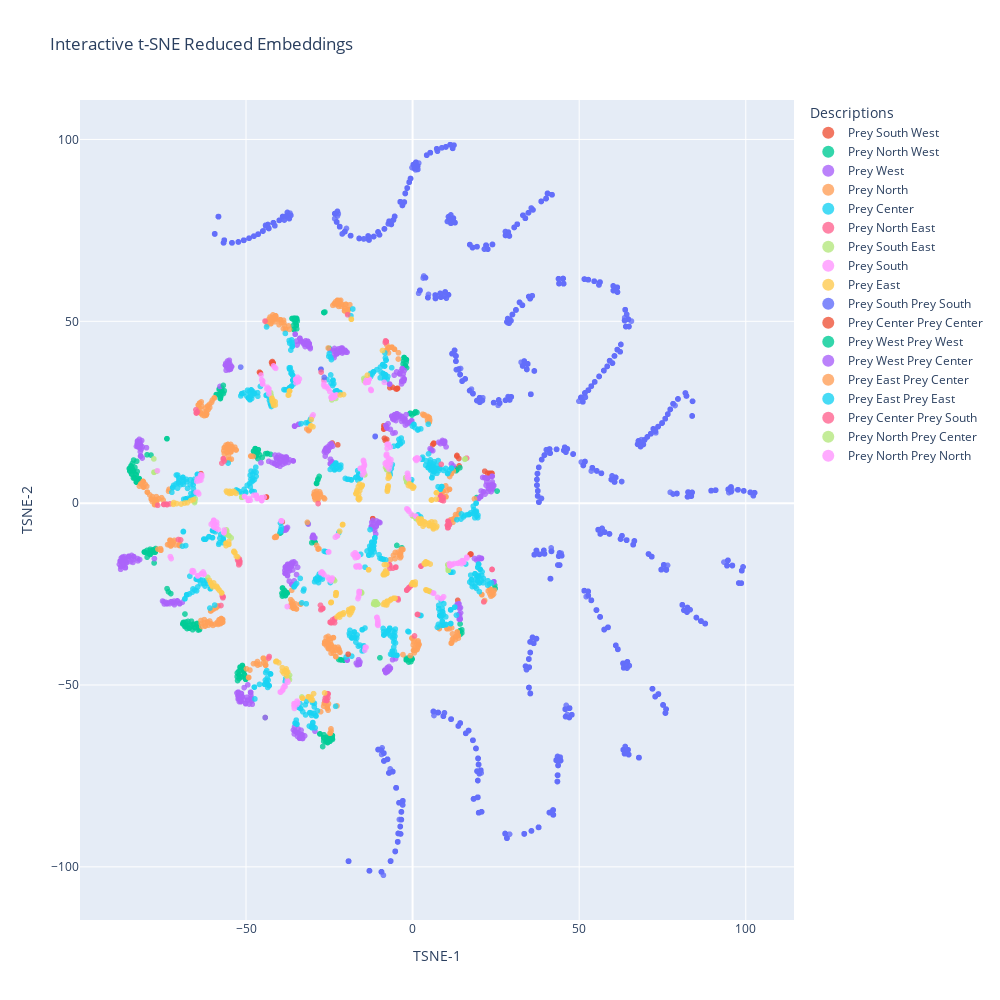

The cell this chart's notebook holds for it:
### Code cell
plot_tsne(enc_obs, labels)

### Figure 1 — Plotly figure (JSON) as saved in the notebook; plotly's stock layout.template omitted (floating-point values rounded to 4 significant figures; data arrays with more than 128 entries replaced by an {"elided": "..."} marker saying what was removed)
{"data": [{"customdata": {"elided": "2342x1 str values"}, "hovertemplate": "Description=%{customdata[0]}<br>TSNE-1=%{x}<br>TSNE-2=%{y}<extra></extra>", "legendgroup": "", "marker": {"color": "#636efa", "opacity": 0.8, "size": 6, "symbol": "circle"}, "mode": "markers", "name": "", "showlegend": false, "type": "scattergl", "x": {"elided": "2342 float values"}, "xaxis": "x", "y": {"elided": "2342 float values"}, "yaxis": "y"}, {"customdata": [["Prey South West"], ["Prey South West"], ["Prey South West"], ["Prey South West"], ["Prey South West"], ["Prey South West"], ["Prey South West"], ["Prey South West"], ["Prey South West"], ["Prey South West"], ["Prey South West"], ["Prey South West"], ["Prey South West"], ["Prey South West"], ["Prey South West"], ["Prey South West"], ["Prey South West"], ["Prey South West"], ["Prey South West"], ["Prey South West"], ["Prey South West"], ["Prey South West"], ["Prey South West"], ["Prey South West"], ["Prey South West"], ["Prey South West"], ["Prey South West"], ["Prey South West"], ["Prey South West"], ["Prey South West"], ["Prey South West"], ["Prey South West"], ["Prey South West"], ["Prey South West"], ["Prey South West"], ["Prey South West"], ["Prey South West"], ["Prey South West"], ["Prey South West"], ["Prey South West"], ["Prey South West"], ["Prey South West"], ["Prey South West"], ["Prey South West"], ["Prey South West"]], "hovertemplate": "Description=%{customdata[0]}<br>TSNE-1=%{x}<br>TSNE-2=%{y}<extra></extra>", "legendgroup": "Prey South West", "marker": {"color": "#EF553B", "opacity": 0.8, "size": 6, "symbol": "circle"}, "mode": "markers", "name": "Prey South West", "showlegend": true, "type": "scattergl", "x": [-4.527, 23.16, -4.731, -5.003, -8.461, 22.49, 6.0, -6.02, -7.746, -8.445, 17.24, 17.53, 6.354, -8.669, -8.669, -8.462, 23.16, 6.331, -4.527, 17.4, -45.66, -63.52, -6.806, -42.14, -41.86, -42.14, -42.32, -45.94, -42.07, 23.81, -11.95, -11.95, -24.13, -8.649, 23.81, 21.65, -22.46, -39.1, -43.88, -43.88, -45.76, -41.86, -26.55, -8.22, 13.54], "xaxis": "x", "y": [31.56, 8.206, 31.37, 31.41, 20.85, 8.261, 16.07, 31.87, 17.53, 17.85, -14.14, -14.03, 16.51, 20.38, 20.38, 20.85, 8.206, 16.37, 31.56, -13.97, 35.77, 8.121, 31.73, 38.25, 38.54, 38.25, 38.71, 36.01, 38.94, 8.18, -4.271, -4.271, 16.54, 21.29, 8.18, 8.782, 16.03, -5.124, 1.676, 1.676, 35.77, 38.54, 33.79, 17.26, -26.73], "yaxis": "y"}, {"customdata": {"elided": "260x1 str values"}, "hovertemplate": "Description=%{customdata[0]}<br>TSNE-1=%{x}<br>TSNE-2=%{y}<extra></extra>", "legendgroup": "Prey North West", "marker": {"color": "#00cc96", "opacity": 0.8, "size": 6, "symbol": "circle"}, "mode": "markers", "name": "Prey North West", "showlegend": true, "type": "scattergl", "x": {"elided": "260 float values"}, "xaxis": "x", "y": {"elided": "260 float values"}, "yaxis": "y"}, {"customdata": {"elided": "514x1 str values"}, "hovertemplate": "Description=%{customdata[0]}<br>TSNE-1=%{x}<br>TSNE-2=%{y}<extra></extra>", "legendgroup": "Prey West", "marker": {"color": "#ab63fa", "opacity": 0.8, "size": 6, "symbol": "circle"}, "mode": "markers", "name": "Prey West", "showlegend": true, "type": "scattergl", "x": {"elided": "514 float values"}, "xaxis": "x", "y": {"elided": "514 float values"}, "yaxis": "y"}, {"customdata": {"elided": "467x1 str values"}, "hovertemplate": "Description=%{customdata[0]}<br>TSNE-1=%{x}<br>TSNE-2=%{y}<extra></extra>", "legendgroup": "Prey North", "marker": {"color": "#FFA15A", "opacity": 0.8, "size": 6, "symbol": "circle"}, "mode": "markers", "name": "Prey North", "showlegend": true, "type": "scattergl", "x": {"elided": "467 float values"}, "xaxis": "x", "y": {"elided": "467 float values"}, "yaxis": "y"}, {"customdata": {"elided": "620x1 str values"}, "hovertemplate": "Description=%{customdata[0]}<br>TSNE-1=%{x}<br>TSNE-2=%{y}<extra></extra>", "legendgroup": "Prey Center", "marker": {"color": "#19d3f3", "opacity": 0.8, "size": 6, "symbol": "circle"}, "mode": "markers", "name": "Prey Center", "showlegend": true, "type": "scattergl", "x": {"elided": "620 float values"}, "xaxis": "x", "y": {"elided": "620 float values"}, "yaxis": "y"}, {"customdata": [["Prey North East"], ["Prey North East"], ["Prey North East"], ["Prey North East"], ["Prey North East"], ["Prey North East"], ["Prey North East"], ["Prey North East"], ["Prey North East"], ["Prey North East"], ["Prey North East"], ["Prey North East"], ["Prey North East"], ["Prey North East"], ["Prey North East"], ["Prey North East"], ["Prey North East"], ["Prey North East"], ["Prey North East"], ["Prey North East"], ["Prey North East"], ["Prey North East"], ["Prey North East"], ["Prey North East"], ["Prey North East"], ["Prey North East"], ["Prey North East"], ["Prey North East"], ["Prey North East"], ["Prey North East"], ["Prey North East"], ["Prey North East"], ["Prey North East"], ["Prey North East"], ["Prey North East"], ["Prey North East"], ["Prey North East"], ["Prey North East"], ["Prey North East"], ["Prey North East"], ["Prey North East"], ["Prey North East"], ["Prey North East"], ["Prey North East"], ["Prey North East"], ["Prey North East"], ["Prey North East"], ["Prey North East"], ["Prey North East"], ["Prey North East"], ["Prey North East"], ["Prey North East"], ["Prey North East"], ["Prey North East"], ["Prey North East"], ["Prey North East"], ["Prey North East"], ["Prey North East"], ["Prey North East"], ["Prey North East"], ["Prey North East"], ["Prey North East"], ["Prey North East"], ["Prey North East"], ["Prey North East"], ["Prey North East"], ["Prey North East"], ["Prey North East"], ["Prey North East"], ["Prey North East"], ["Prey North East"], ["Prey North East"], ["Prey North East"], ["Prey North East"], ["Prey North East"], ["Prey North East"], ["Prey North East"], ["Prey North East"], ["Prey North East"], ["Prey North East"], ["Prey North East"], ["Prey North East"], ["Prey North East"], ["Prey North East"], ["Prey North East"], ["Prey North East"], ["Prey North East"], ["Prey North East"], ["Prey North East"], ["Prey North East"], ["Prey North East"], ["Prey North East"], ["Prey North East"], ["Prey North East"], ["Prey North East"], ["Prey North East"], ["Prey North East"]], "hovertemplate": "Description=%{customdata[0]}<br>TSNE-1=%{x}<br>TSNE-2=%{y}<extra></extra>", "legendgroup": "Prey North East", "marker": {"color": "#FF6692", "opacity": 0.8, "size": 6, "symbol": "circle"}, "mode": "markers", "name": "Prey North East", "showlegend": true, "type": "scattergl", "x": [-64.89, -25.52, -25.52, -25.32, -72.84, -57.13, -57.25, -23.38, -23.4, -6.831, -24.01, -51.98, -52.25, -51.85, -52.23, -51.85, -56.85, -56.94, -73.7, -56.82, -57.51, -56.56, -56.82, 9.221, -64.59, 11.08, -44.29, 11.08, -19.5, 10.65, 2.521, 8.388, 21.36, -25.42, -28.35, -7.897, -7.897, -8.105, 10.69, 10.47, 8.948, 10.47, 8.759, -27.65, -26.94, -4.385, -26.94, -51.88, -43.04, -27.16, -27.16, -24.04, -5.901, 2.53, 8.015, -0.5471, -1.104, -1.104, -8.2, -7.897, 10.55, 9.26, -5.015, -5.064, -1.76, -1.76, -24.43, -27.53, -24.74, -1.542, -24.74, -52.53, -52.25, -65.02, -26.32, -25.72, -73.88, -74.64, -64.89, -74.64, -52.15, -70.28, -43.2, -25.74, -69.63, -25.72, 0.57, -4.331, -26.16, -23.43, -6.923, -6.923, 8.388, 10.66, 10.66, 8.389, -76.5], "xaxis": "x", "y": [24.79, -52.4, -52.4, -52.44, -0.2199, -25.51, 10.99, -31.73, -32.01, -17.94, -32.71, -15.37, -15.47, -16.06, -16.18, -16.06, -25.74, -26.03, -0.4231, 12.21, -28.14, 11.55, 12.21, 1.568, 25.07, -5.881, 50.05, -5.881, 51.82, -4.967, -17.31, 2.023, -27.14, -53.52, -0.1139, 44.44, 44.44, 44.64, -6.697, -6.082, 1.093, -6.082, 0.7734, -28.08, -28.93, -26.26, -28.93, -16.58, -42.17, -29.06, -29.06, -32.11, -17.87, -17.29, 1.081, -22.76, -23.26, -23.26, 44.17, 44.44, -6.787, 0.6362, -17.58, -17.65, -23.91, -23.91, -32.92, -29.33, -32.74, -23.7, -32.74, -15.62, -15.47, 25.67, -54.21, -54.25, -0.2395, -0.3536, 24.79, -0.3536, -16.96, -9.993, -42.6, -52.97, -10.1, -54.25, -36.51, -26.6, -53.51, -32.9, -16.98, -16.98, 2.023, -4.967, -4.967, 2.023, -0.5918], "yaxis": "y"}, {"customdata": [["Prey South East"], ["Prey South East"], ["Prey South East"], ["Prey South East"], ["Prey South East"], ["Prey South East"], ["Prey South East"], ["Prey South East"], ["Prey South East"], ["Prey South East"], ["Prey South East"], ["Prey South East"], ["Prey South East"], ["Prey South East"], ["Prey South East"], ["Prey South East"], ["Prey South East"], ["Prey South East"], ["Prey South East"], ["Prey South East"], ["Prey South East"], ["Prey South East"], ["Prey South East"], ["Prey South East"], ["Prey South East"], ["Prey South East"], ["Prey South East"], ["Prey South East"], ["Prey South East"], ["Prey South East"], ["Prey South East"], ["Prey South East"], ["Prey South East"], ["Prey South East"], ["Prey South East"], ["Prey South East"], ["Prey South East"], ["Prey South East"], ["Prey South East"], ["Prey South East"], ["Prey South East"], ["Prey South East"], ["Prey South East"], ["Prey South East"], ["Prey South East"], ["Prey South East"], ["Prey South East"], ["Prey South East"], ["Prey South East"], ["Prey South East"], ["Prey South East"], ["Prey South East"], ["Prey South East"], ["Prey South East"], ["Prey South East"], ["Prey South East"], ["Prey South East"], ["Prey South East"], ["Prey South East"], ["Prey South East"], ["Prey South East"], ["Prey South East"], ["Prey South East"], ["Prey South East"], ["Prey South East"], ["Prey South East"], ["Prey South East"]], "hovertemplate": "Description=%{customdata[0]}<br>TSNE-1=%{x}<br>TSNE-2=%{y}<extra></extra>", "legendgroup": "Prey South East", "marker": {"color": "#B6E880", "opacity": 0.8, "size": 6, "symbol": "circle"}, "mode": "markers", "name": "Prey South East", "showlegend": true, "type": "scattergl", "x": [-65.38, -65.21, -42.61, -1.298, 10.71, -1.728, 10.66, 10.71, -1.728, 5.026, 5.307, -10.48, -55.86, -23.41, -55.74, -33.24, -37.27, -37.27, -55.78, -61.51, -55.78, -55.12, -51.27, 10.58, 10.58, -37.27, -24.26, -14.37, -51.27, -1.298, 1.055, -1.989, 1.055, 0.05859, -2.067, -8.121, 0.05863, -30.13, -14.52, -7.783, -23.04, -7.782, -65.44, -54.45, -1.73, -11.12, -14.65, -10.96, -14.31, -11.12, -11.69, -23.71, -10.48, -11.69, -23.71, -36.95, -11.69, -15.68, -22.54, -15.34, -15.28, -11.5, -10.96, -36.93, -55.12, -51.27, -42.43], "xaxis": "x", "y": [0.5035, 1.164, 30.38, 6.064, -18.47, 5.778, -17.89, -18.47, 5.774, -24.16, -24.32, -27.74, -7.355, -21.32, -7.808, -53.29, -47.98, -47.98, -8.522, -20.4, -8.522, -8.993, 1.622, -16.94, -16.94, -47.98, 28.38, 7.77, 1.622, 6.064, -4.235, 6.536, -4.235, -3.509, 7.015, 9.842, -3.508, 23.81, 33.6, 9.244, 28.79, 9.244, 0.171, -9.551, 5.773, -27.9, 34.29, -27.17, 34.1, -27.9, -27.71, -21.01, -27.74, -27.72, -21.01, -48.55, -27.72, -24.36, -8.925, -24.48, -24.71, -27.15, -27.17, -47.31, -8.993, 1.622, 29.58], "yaxis": "y"}, {"customdata": {"elided": "257x1 str values"}, "hovertemplate": "Description=%{customdata[0]}<br>TSNE-1=%{x}<br>TSNE-2=%{y}<extra></extra>", "legendgroup": "Prey South", "marker": {"color": "#FF97FF", "opacity": 0.8, "size": 6, "symbol": "circle"}, "mode": "markers", "name": "Prey South", "showlegend": true, "type": "scattergl", "x": {"elided": "257 float values"}, "xaxis": "x", "y": {"elided": "257 float values"}, "yaxis": "y"}, {"customdata": {"elided": "244x1 str values"}, "hovertemplate": "Description=%{customdata[0]}<br>TSNE-1=%{x}<br>TSNE-2=%{y}<extra></extra>", "legendgroup": "Prey East", "marker": {"color": "#FECB52", "opacity": 0.8, "size": 6, "symbol": "circle"}, "mode": "markers", "name": "Prey East", "showlegend": true, "type": "scattergl", "x": {"elided": "244 float values"}, "xaxis": "x", "y": {"elided": "244 float values"}, "yaxis": "y"}, {"customdata": [["Prey South Prey South"], ["Prey South Prey South"], ["Prey South Prey South"], ["Prey South Prey South"], ["Prey South Prey South"], ["Prey South Prey South"]], "hovertemplate": "Description=%{customdata[0]}<br>TSNE-1=%{x}<br>TSNE-2=%{y}<extra></extra>", "legendgroup": "Prey South Prey South", "marker": {"color": "#636efa", "opacity": 0.8, "size": 6, "symbol": "circle"}, "mode": "markers", "name": "Prey South Prey South", "showlegend": true, "type": "scattergl", "x": [-11.24, -27.49, -11.21, -26.52, -27.49, -51.59], "xaxis": "x", "y": [18.29, 36.74, 18.41, 34.57, 36.83, 37.4], "yaxis": "y"}, {"customdata": [["Prey Center Prey Center"], ["Prey Center Prey Center"], ["Prey Center Prey Center"], ["Prey Center Prey Center"], ["Prey Center Prey Center"], ["Prey Center Prey Center"]], "hovertemplate": "Description=%{customdata[0]}<br>TSNE-1=%{x}<br>TSNE-2=%{y}<extra></extra>", "legendgroup": "Prey Center Prey Center", "marker": {"color": "#EF553B", "opacity": 0.8, "size": 6, "symbol": "circle"}, "mode": "markers", "name": "Prey Center Prey Center", "showlegend": true, "type": "scattergl", "x": [-44.24, -19.34, 13.89, 13.32, 13.3, 13.97], "xaxis": "x", "y": [-58.95, -41.53, 12.28, 13.12, 12.89, 10.24], "yaxis": "y"}, {"customdata": [["Prey West Prey West"], ["Prey West Prey West"], ["Prey West Prey West"], ["Prey West Prey West"], ["Prey West Prey West"], ["Prey West Prey West"], ["Prey West Prey West"], ["Prey West Prey West"], ["Prey West Prey West"], ["Prey West Prey West"], ["Prey West Prey West"], ["Prey West Prey West"], ["Prey West Prey West"], ["Prey West Prey West"], ["Prey West Prey West"]], "hovertemplate": "Description=%{customdata[0]}<br>TSNE-1=%{x}<br>TSNE-2=%{y}<extra></extra>", "legendgroup": "Prey West Prey West", "marker": {"color": "#00cc96", "opacity": 0.8, "size": 6, "symbol": "circle"}, "mode": "markers", "name": "Prey West Prey West", "showlegend": true, "type": "scattergl", "x": [-78.52, -56.8, -73.72, -30.27, 14.2, -9.8, 25.36, -26.98, -44.24, -77.58, -73.72, -79.68, -73.26, -73.69, -72.56], "xaxis": "x", "y": [13.22, 32.37, 17.72, -10.88, 9.74, -42.52, 3.319, -66.93, -58.95, -16.45, 17.72, 13.29, -24.38, -23.51, -24.88], "yaxis": "y"}, {"customdata": [["Prey West Prey Center"], ["Prey West Prey Center"]], "hovertemplate": "Description=%{customdata[0]}<br>TSNE-1=%{x}<br>TSNE-2=%{y}<extra></extra>", "legendgroup": "Prey West Prey Center", "marker": {"color": "#ab63fa", "opacity": 0.8, "size": 6, "symbol": "circle"}, "mode": "markers", "name": "Prey West Prey Center", "showlegend": true, "type": "scattergl", "x": [-77.49, -44.24], "xaxis": "x", "y": [-15.26, -58.95], "yaxis": "y"}, {"customdata": [["Prey East Prey Center"]], "hovertemplate": "Description=%{customdata[0]}<br>TSNE-1=%{x}<br>TSNE-2=%{y}<extra></extra>", "legendgroup": "Prey East Prey Center", "marker": {"color": "#FFA15A", "opacity": 0.8, "size": 6, "symbol": "circle"}, "mode": "markers", "name": "Prey East Prey Center", "showlegend": true, "type": "scattergl", "x": [-22.69], "xaxis": "x", "y": [-55.74], "yaxis": "y"}, {"customdata": [["Prey East Prey East"], ["Prey East Prey East"], ["Prey East Prey East"], ["Prey East Prey East"], ["Prey East Prey East"], ["Prey East Prey East"], ["Prey East Prey East"], ["Prey East Prey East"], ["Prey East Prey East"], ["Prey East Prey East"], ["Prey East Prey East"]], "hovertemplate": "Description=%{customdata[0]}<br>TSNE-1=%{x}<br>TSNE-2=%{y}<extra></extra>", "legendgroup": "Prey East Prey East", "marker": {"color": "#19d3f3", "opacity": 0.8, "size": 6, "symbol": "circle"}, "mode": "markers", "name": "Prey East Prey East", "showlegend": true, "type": "scattergl", "x": [-1.139, -23.1, -1.398, -31.91, -68.83, -68.78, -14.3, 2.221, -15.13, -15.09, 2.527], "xaxis": "x", "y": [-35.4, -55.85, -35.26, -27.67, -7.871, -7.784, -34.34, -30.88, -34.81, -34.79, -30.89], "yaxis": "y"}, {"customdata": [["Prey Center Prey South"], ["Prey Center Prey South"], ["Prey Center Prey South"], ["Prey Center Prey South"], ["Prey Center Prey South"], ["Prey Center Prey South"], ["Prey Center Prey South"]], "hovertemplate": "Description=%{customdata[0]}<br>TSNE-1=%{x}<br>TSNE-2=%{y}<extra></extra>", "legendgroup": "Prey Center Prey South", "marker": {"color": "#FF6692", "opacity": 0.8, "size": 6, "symbol": "circle"}, "mode": "markers", "name": "Prey Center Prey South", "showlegend": true, "type": "scattergl", "x": [1.544, -27.45, 1.449, 8.592, 16.2, 23.84, 23.84], "xaxis": "x", "y": [-30.62, 36.03, -30.61, 10.68, 12.36, -18.22, -18.22], "yaxis": "y"}, {"customdata": [["Prey North Prey Center"], ["Prey North Prey Center"], ["Prey North Prey Center"], ["Prey North Prey Center"], ["Prey North Prey Center"], ["Prey North Prey Center"]], "hovertemplate": "Description=%{customdata[0]}<br>TSNE-1=%{x}<br>TSNE-2=%{y}<extra></extra>", "legendgroup": "Prey North Prey Center", "marker": {"color": "#B6E880", "opacity": 0.8, "size": 6, "symbol": "circle"}, "mode": "markers", "name": "Prey North Prey Center", "showlegend": true, "type": "scattergl", "x": [-77.6, -77.6, 15.81, 15.69, -76.84, -77.66], "xaxis": "x", "y": [8.49, 8.49, 12.19, 12.06, 8.764, 12.16], "yaxis": "y"}, {"customdata": [["Prey North Prey North"], ["Prey North Prey North"], ["Prey North Prey North"], ["Prey North Prey North"]], "hovertemplate": "Description=%{customdata[0]}<br>TSNE-1=%{x}<br>TSNE-2=%{y}<extra></extra>", "legendgroup": "Prey North Prey North", "marker": {"color": "#FF97FF", "opacity": 0.8, "size": 6, "symbol": "circle"}, "mode": "markers", "name": "Prey North Prey North", "showlegend": true, "type": "scattergl", "x": [-72.7, -72.44, -37.62, -76.58], "xaxis": "x", "y": [-14.71, -15.25, -28.44, 8.898], "yaxis": "y"}], "layout": {"height": 1000, "legend": {"itemsizing": "constant", "title": {"text": "Descriptions"}, "tracegroupgap": 0}, "title": {"text": "Interactive t-SNE Reduced Embeddings"}, "width": 1000, "xaxis": {"anchor": "y", "domain": [0, 1], "title": {"text": "TSNE-1"}}, "yaxis": {"anchor": "x", "domain": [0, 1], "title": {"text": "TSNE-2"}}}}
